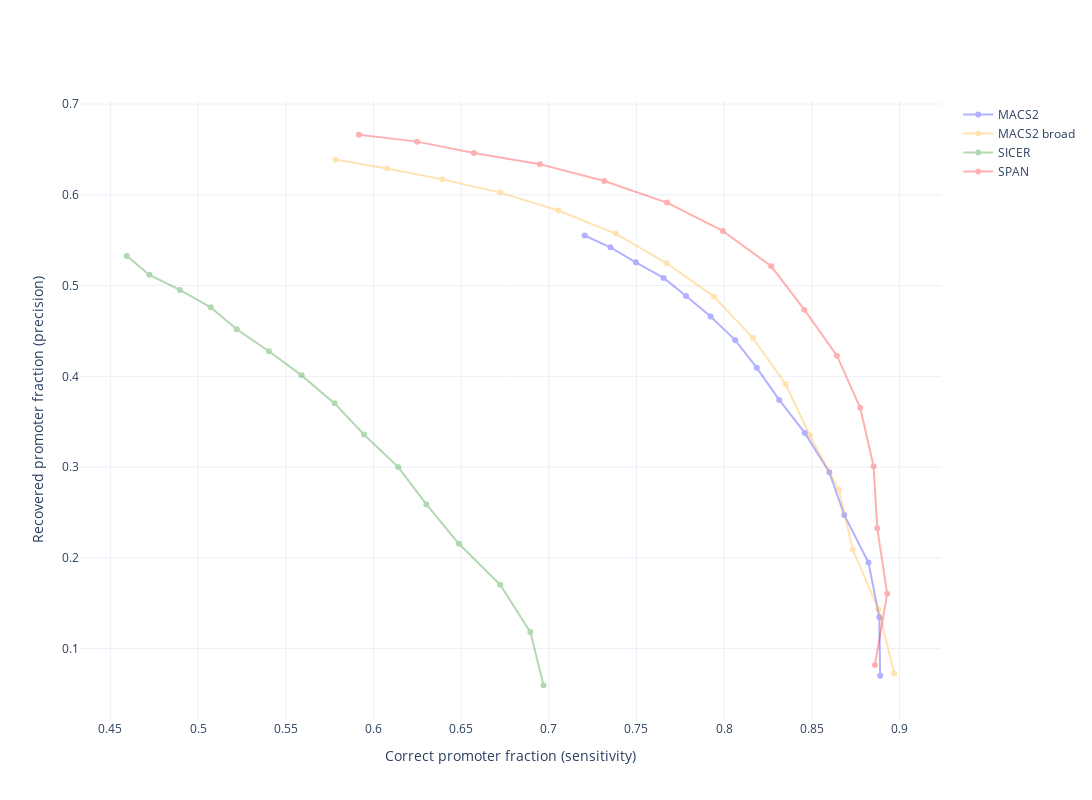

Notebook code for this chart:
### Code cell
plot_top(benchmark_df[(benchmark_df['cell'] == 'GM12878') & (benchmark_df['replicate'] == 'rep1')])

### Figure 1 — Plotly figure (JSON) as saved in the notebook; plotly's stock layout.template omitted (floating-point values rounded to 4 significant figures)
{"data": [{"hovertext": ["1000.0 MACS2", "2000.0 MACS2", "3000.0 MACS2", "4000.0 MACS2", "5000.0 MACS2", "6000.0 MACS2", "7000.0 MACS2", "8000.0 MACS2", "9000.0 MACS2", "10000.0 MACS2", "11000.0 MACS2", "12000.0 MACS2", "13000.0 MACS2", "14000.0 MACS2", "15000.0 MACS2"], "marker": {"color": "blue"}, "mode": "lines+markers", "name": "MACS2", "opacity": 0.3, "showlegend": true, "x": [0.889, 0.8885, 0.8823, 0.8685, 0.86, 0.846, 0.8314, 0.8186, 0.8063, 0.7923, 0.7783, 0.7655, 0.7496, 0.7351, 0.7205], "y": [0.07008, 0.1345, 0.1948, 0.2473, 0.2943, 0.3377, 0.374, 0.4093, 0.4399, 0.4658, 0.4884, 0.5084, 0.5257, 0.5422, 0.5552], "type": "scatter"}, {"hovertext": ["1000.0 MACS2 broad", "2000.0 MACS2 broad", "3000.0 MACS2 broad", "4000.0 MACS2 broad", "5000.0 MACS2 broad", "6000.0 MACS2 broad", "7000.0 MACS2 broad", "8000.0 MACS2 broad", "9000.0 MACS2 broad", "10000.0 MACS2 broad", "11000.0 MACS2 broad", "12000.0 MACS2 broad", "13000.0 MACS2 broad", "14000.0 MACS2 broad", "15000.0 MACS2 broad"], "marker": {"color": "orange"}, "mode": "lines+markers", "name": "MACS2 broad", "opacity": 0.3, "showlegend": true, "x": [0.897, 0.888, 0.8733, 0.8655, 0.8488, 0.835, 0.8164, 0.7943, 0.7672, 0.7381, 0.7055, 0.6724, 0.6393, 0.6078, 0.5783], "y": [0.07293, 0.1433, 0.2092, 0.2751, 0.3352, 0.3916, 0.4422, 0.4879, 0.5246, 0.5573, 0.5827, 0.6024, 0.617, 0.6289, 0.639], "type": "scatter"}, {"hovertext": ["1000.0 SICER", "2000.0 SICER", "3000.0 SICER", "4000.0 SICER", "5000.0 SICER", "6000.0 SICER", "7000.0 SICER", "8000.0 SICER", "9000.0 SICER", "10000.0 SICER", "11000.0 SICER", "12000.0 SICER", "13000.0 SICER", "14000.0 SICER", "15000.0 SICER"], "marker": {"color": "green"}, "mode": "lines+markers", "name": "SICER", "opacity": 0.3, "showlegend": true, "x": [0.697, 0.6895, 0.6723, 0.6488, 0.6302, 0.6142, 0.5946, 0.5779, 0.559, 0.5404, 0.522, 0.5072, 0.4896, 0.4722, 0.4593], "y": [0.0597, 0.1183, 0.1704, 0.2155, 0.2589, 0.3, 0.336, 0.3702, 0.4011, 0.4277, 0.4519, 0.4761, 0.4952, 0.5119, 0.5326], "type": "scatter"}, {"hovertext": ["1000.0 SPAN", "2000.0 SPAN", "3000.0 SPAN", "4000.0 SPAN", "5000.0 SPAN", "6000.0 SPAN", "7000.0 SPAN", "8000.0 SPAN", "9000.0 SPAN", "10000.0 SPAN", "11000.0 SPAN", "12000.0 SPAN", "13000.0 SPAN", "14000.0 SPAN", "15000.0 SPAN"], "marker": {"color": "red"}, "mode": "lines+markers", "name": "SPAN", "opacity": 0.3, "showlegend": true, "x": [0.886, 0.893, 0.8873, 0.8852, 0.8776, 0.8643, 0.8457, 0.8269, 0.7992, 0.7674, 0.7316, 0.6949, 0.6573, 0.6249, 0.5917], "y": [0.08199, 0.1605, 0.2328, 0.3009, 0.3654, 0.4227, 0.4735, 0.5213, 0.5602, 0.5915, 0.6152, 0.6338, 0.646, 0.6586, 0.6662], "type": "scatter"}], "layout": {"xaxis": {"title": {"text": "Correct promoter fraction (sensitivity)"}}, "yaxis": {"title": {"text": "Recovered promoter fraction (precision)"}}, "autosize": false, "width": 1200, "height": 800}}
